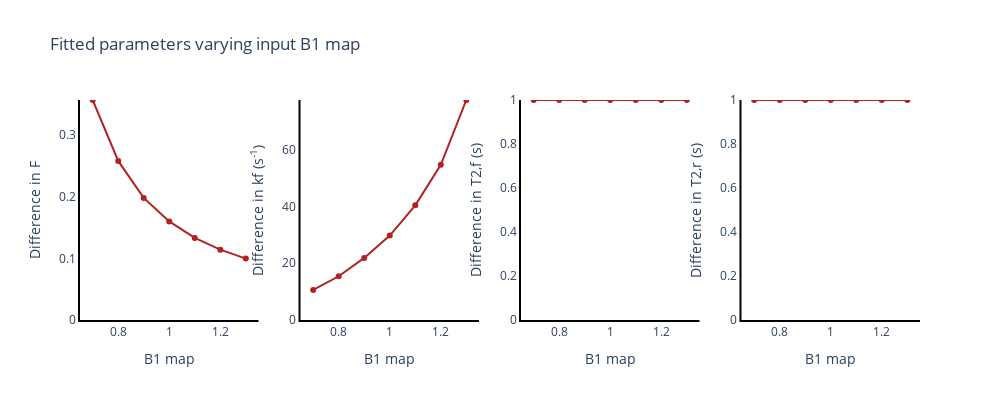
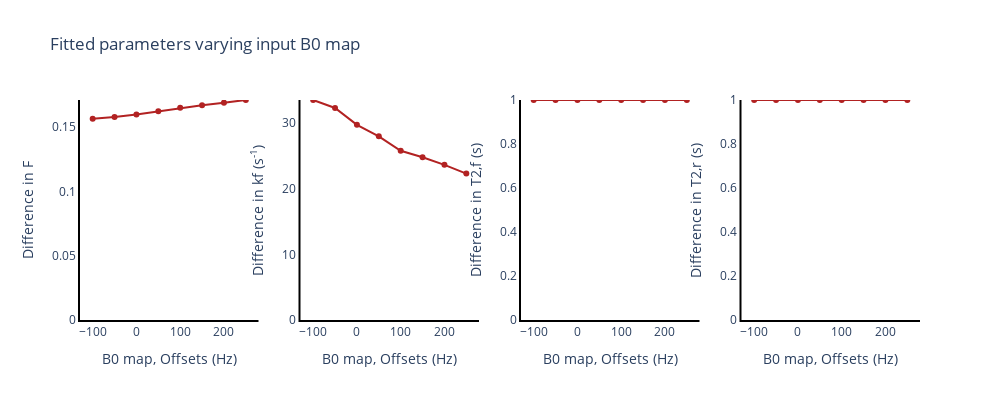
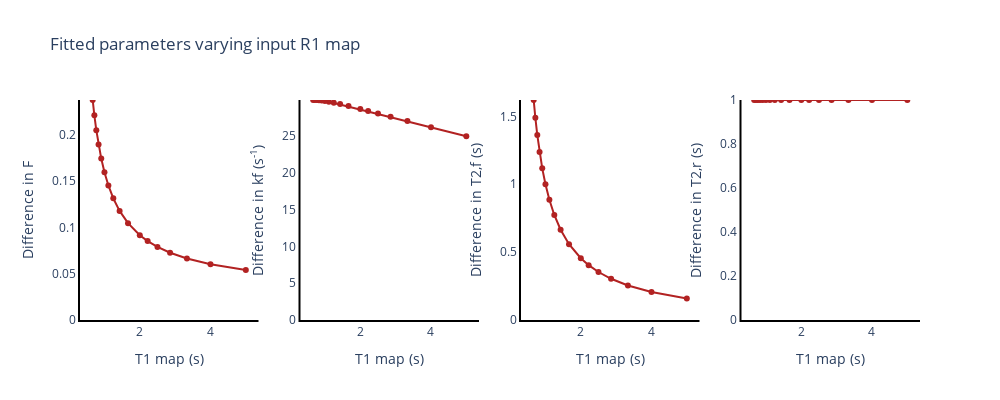

Source (notebook cell) for these figures, in order:
### Code cell
### VARYING B1 MAP
FittedParams = ["F", "kf (s<sup>-1</sup>)", "T2,f (s)", "T2,r (s)"]

fig = make_subplots(rows=1, cols=4)

for i in [1,2,3,4]:
    fig.add_trace(
        go.Scatter(x=b1FittedData[:,0], y=b1FittedData[:,i],
                   mode='lines+markers', line=dict(color="firebrick"), showlegend=False), row=1, col=i
    )
    
    fig.update_xaxes(title_text="B1 map", row=1, col=i, showline=True, linewidth=2, linecolor='black')
    fig.update_yaxes(title_text="Difference in " + FittedParams[i-1], range=[0,np.amax(b1FittedData[:,i])], row=1, col=i,
                    showline=True, linewidth=2, linecolor='black')

fig.update_layout(height=400, width=1000, title_text="Fitted parameters varying input B1 map", plot_bgcolor='rgba(0,0,0,0)')
fig.show()

### VARYING B0 MAP
fig = make_subplots(rows=1, cols=4)

for i in [1,2,3,4]:
    fig.add_trace(
        go.Scatter(x=b0FittedData[:,0], y=b0FittedData[:,i],
                   mode='lines+markers', line=dict(color="firebrick"), showlegend=False), row=1, col=i
    )
    
    fig.update_xaxes(title_text="B0 map, Offsets (Hz)", row=1, col=i, showline=True, linewidth=2, linecolor='black')
    fig.update_yaxes(title_text="Difference in " + FittedParams[i-1], range=[0,np.amax(b0FittedData[:,i])], row=1, col=i,
                    showline=True, linewidth=2, linecolor='black')

fig.update_layout(height=400, width=1000, title_text="Fitted parameters varying input B0 map", plot_bgcolor='rgba(0,0,0,0)')
fig.show()

### VARYING R1 MAP
fig = make_subplots(rows=1, cols=4)

for i in [1,2,3,4]:
    fig.add_trace(
        go.Scatter(x=np.divide(1,r1FittedData[:,0]), y=r1FittedData[:,i],
                   mode='lines+markers', line=dict(color="firebrick"), showlegend=False), row=1, col=i
    )
    
    fig.update_xaxes(title_text="T1 map (s)", row=1, col=i, showline=True, linewidth=2, linecolor='black')
    fig.update_yaxes(title_text="Difference in " + FittedParams[i-1], range=[0,np.amax(r1FittedData[:,i])], row=1, col=i,
                    showline=True, linewidth=2, linecolor='black')

fig.update_layout(height=400, width=1000, title_text="Fitted parameters varying input R1 map", plot_bgcolor='rgba(0,0,0,0)')
fig.show()
hide_toggle()

### Figure 1 — Plotly figure (JSON) as saved in the notebook; plotly's stock layout.template omitted (floating-point values rounded to 4 significant figures)
{"data": [{"line": {"color": "firebrick"}, "mode": "lines+markers", "showlegend": false, "type": "scatter", "x": [0.7, 0.8, 0.9, 1, 1.1, 1.2, 1.3], "xaxis": "x", "y": [0.3566, 0.2578, 0.1979, 0.1598, 0.133, 0.114, 0.09955], "yaxis": "y"}, {"line": {"color": "firebrick"}, "mode": "lines+markers", "showlegend": false, "type": "scatter", "x": [0.7, 0.8, 0.9, 1, 1.1, 1.2, 1.3], "xaxis": "x2", "y": [10.6, 15.42, 21.9, 29.77, 40.45, 54.7, 77.57], "yaxis": "y2"}, {"line": {"color": "firebrick"}, "mode": "lines+markers", "showlegend": false, "type": "scatter", "x": [0.7, 0.8, 0.9, 1, 1.1, 1.2, 1.3], "xaxis": "x3", "y": [1, 1, 1, 1, 1, 1, 1], "yaxis": "y3"}, {"line": {"color": "firebrick"}, "mode": "lines+markers", "showlegend": false, "type": "scatter", "x": [0.7, 0.8, 0.9, 1, 1.1, 1.2, 1.3], "xaxis": "x4", "y": [1, 1, 1, 1, 1, 1, 1], "yaxis": "y4"}], "layout": {"height": 400, "plot_bgcolor": "rgba(0,0,0,0)", "title": {"text": "Fitted parameters varying input B1 map"}, "width": 1000, "xaxis": {"anchor": "y", "domain": [0, 0.2125], "linecolor": "black", "linewidth": 2, "showline": true, "title": {"text": "B1 map"}}, "xaxis2": {"anchor": "y2", "domain": [0.2625, 0.475], "linecolor": "black", "linewidth": 2, "showline": true, "title": {"text": "B1 map"}}, "xaxis3": {"anchor": "y3", "domain": [0.525, 0.7375], "linecolor": "black", "linewidth": 2, "showline": true, "title": {"text": "B1 map"}}, "xaxis4": {"anchor": "y4", "domain": [0.7875, 1], "linecolor": "black", "linewidth": 2, "showline": true, "title": {"text": "B1 map"}}, "yaxis": {"anchor": "x", "domain": [0, 1], "linecolor": "black", "linewidth": 2, "range": [0, 0.3566], "showline": true, "title": {"text": "Difference in F"}}, "yaxis2": {"anchor": "x2", "domain": [0, 1], "linecolor": "black", "linewidth": 2, "range": [0, 77.57], "showline": true, "title": {"text": "Difference in kf (s<sup>-1</sup>)"}}, "yaxis3": {"anchor": "x3", "domain": [0, 1], "linecolor": "black", "linewidth": 2, "range": [0, 1], "showline": true, "title": {"text": "Difference in T2,f (s)"}}, "yaxis4": {"anchor": "x4", "domain": [0, 1], "linecolor": "black", "linewidth": 2, "range": [0, 1], "showline": true, "title": {"text": "Difference in T2,r (s)"}}}}

### Figure 2 — Plotly figure (JSON) as saved in the notebook; plotly's stock layout.template omitted (floating-point values rounded to 4 significant figures)
{"data": [{"line": {"color": "firebrick"}, "mode": "lines+markers", "showlegend": false, "type": "scatter", "x": [-100, -50, 0, 50, 100, 150, 200, 250], "xaxis": "x", "y": [0.1566, 0.1578, 0.1598, 0.1623, 0.1651, 0.1671, 0.1691, 0.1711], "yaxis": "y"}, {"line": {"color": "firebrick"}, "mode": "lines+markers", "showlegend": false, "type": "scatter", "x": [-100, -50, 0, 50, 100, 150, 200, 250], "xaxis": "x2", "y": [33.55, 32.34, 29.77, 28.01, 25.8, 24.81, 23.66, 22.33], "yaxis": "y2"}, {"line": {"color": "firebrick"}, "mode": "lines+markers", "showlegend": false, "type": "scatter", "x": [-100, -50, 0, 50, 100, 150, 200, 250], "xaxis": "x3", "y": [1, 1, 1, 1, 1, 1, 1, 1], "yaxis": "y3"}, {"line": {"color": "firebrick"}, "mode": "lines+markers", "showlegend": false, "type": "scatter", "x": [-100, -50, 0, 50, 100, 150, 200, 250], "xaxis": "x4", "y": [1, 1, 1, 1, 1, 1, 1, 1], "yaxis": "y4"}], "layout": {"height": 400, "plot_bgcolor": "rgba(0,0,0,0)", "title": {"text": "Fitted parameters varying input B0 map"}, "width": 1000, "xaxis": {"anchor": "y", "domain": [0, 0.2125], "linecolor": "black", "linewidth": 2, "showline": true, "title": {"text": "B0 map, Offsets (Hz)"}}, "xaxis2": {"anchor": "y2", "domain": [0.2625, 0.475], "linecolor": "black", "linewidth": 2, "showline": true, "title": {"text": "B0 map, Offsets (Hz)"}}, "xaxis3": {"anchor": "y3", "domain": [0.525, 0.7375], "linecolor": "black", "linewidth": 2, "showline": true, "title": {"text": "B0 map, Offsets (Hz)"}}, "xaxis4": {"anchor": "y4", "domain": [0.7875, 1], "linecolor": "black", "linewidth": 2, "showline": true, "title": {"text": "B0 map, Offsets (Hz)"}}, "yaxis": {"anchor": "x", "domain": [0, 1], "linecolor": "black", "linewidth": 2, "range": [0, 0.1711], "showline": true, "title": {"text": "Difference in F"}}, "yaxis2": {"anchor": "x2", "domain": [0, 1], "linecolor": "black", "linewidth": 2, "range": [0, 33.55], "showline": true, "title": {"text": "Difference in kf (s<sup>-1</sup>)"}}, "yaxis3": {"anchor": "x3", "domain": [0, 1], "linecolor": "black", "linewidth": 2, "range": [0, 1], "showline": true, "title": {"text": "Difference in T2,f (s)"}}, "yaxis4": {"anchor": "x4", "domain": [0, 1], "linecolor": "black", "linewidth": 2, "range": [0, 1], "showline": true, "title": {"text": "Difference in T2,r (s)"}}}}

### Figure 3 — Plotly figure (JSON) as saved in the notebook; plotly's stock layout.template omitted (floating-point values rounded to 4 significant figures)
{"data": [{"line": {"color": "firebrick"}, "mode": "lines+markers", "showlegend": false, "type": "scatter", "x": [5, 4, 3.333, 2.857, 2.5, 2.222, 2, 1.667, 1.429, 1.25, 1.111, 1, 0.9091, 0.8333, 0.7692, 0.7143, 0.6667], "xaxis": "x", "y": [0.05397, 0.06024, 0.06647, 0.0727, 0.07897, 0.08529, 0.09168, 0.1046, 0.1179, 0.1315, 0.1455, 0.1598, 0.1745, 0.1896, 0.2052, 0.2213, 0.2378], "yaxis": "y"}, {"line": {"color": "firebrick"}, "mode": "lines+markers", "showlegend": false, "type": "scatter", "x": [5, 4, 3.333, 2.857, 2.5, 2.222, 2, 1.667, 1.429, 1.25, 1.111, 1, 0.9091, 0.8333, 0.7692, 0.7143, 0.6667], "xaxis": "x2", "y": [24.99, 26.2, 27.04, 27.64, 28.08, 28.43, 28.69, 29.09, 29.35, 29.54, 29.68, 29.77, 29.83, 29.87, 29.9, 29.91, 29.9], "yaxis": "y2"}, {"line": {"color": "firebrick"}, "mode": "lines+markers", "showlegend": false, "type": "scatter", "x": [5, 4, 3.333, 2.857, 2.5, 2.222, 2, 1.667, 1.429, 1.25, 1.111, 1, 0.9091, 0.8333, 0.7692, 0.7143, 0.6667], "xaxis": "x3", "y": [0.1582, 0.2061, 0.2546, 0.3038, 0.3536, 0.404, 0.4549, 0.5587, 0.665, 0.7739, 0.8855, 1, 1.118, 1.238, 1.362, 1.49, 1.621], "yaxis": "y3"}, {"line": {"color": "firebrick"}, "mode": "lines+markers", "showlegend": false, "type": "scatter", "x": [5, 4, 3.333, 2.857, 2.5, 2.222, 2, 1.667, 1.429, 1.25, 1.111, 1, 0.9091, 0.8333, 0.7692, 0.7143, 0.6667], "xaxis": "x4", "y": [1, 1, 1, 1, 1, 1, 1, 1, 1, 1, 1, 1, 1, 1, 1, 1, 1], "yaxis": "y4"}], "layout": {"height": 400, "plot_bgcolor": "rgba(0,0,0,0)", "title": {"text": "Fitted parameters varying input R1 map"}, "width": 1000, "xaxis": {"anchor": "y", "domain": [0, 0.2125], "linecolor": "black", "linewidth": 2, "showline": true, "title": {"text": "T1 map (s)"}}, "xaxis2": {"anchor": "y2", "domain": [0.2625, 0.475], "linecolor": "black", "linewidth": 2, "showline": true, "title": {"text": "T1 map (s)"}}, "xaxis3": {"anchor": "y3", "domain": [0.525, 0.7375], "linecolor": "black", "linewidth": 2, "showline": true, "title": {"text": "T1 map (s)"}}, "xaxis4": {"anchor": "y4", "domain": [0.7875, 1], "linecolor": "black", "linewidth": 2, "showline": true, "title": {"text": "T1 map (s)"}}, "yaxis": {"anchor": "x", "domain": [0, 1], "linecolor": "black", "linewidth": 2, "range": [0, 0.2378], "showline": true, "title": {"text": "Difference in F"}}, "yaxis2": {"anchor": "x2", "domain": [0, 1], "linecolor": "black", "linewidth": 2, "range": [0, 29.91], "showline": true, "title": {"text": "Difference in kf (s<sup>-1</sup>)"}}, "yaxis3": {"anchor": "x3", "domain": [0, 1], "linecolor": "black", "linewidth": 2, "range": [0, 1.621], "showline": true, "title": {"text": "Difference in T2,f (s)"}}, "yaxis4": {"anchor": "x4", "domain": [0, 1], "linecolor": "black", "linewidth": 2, "range": [0, 1], "showline": true, "title": {"text": "Difference in T2,r (s)"}}}}
